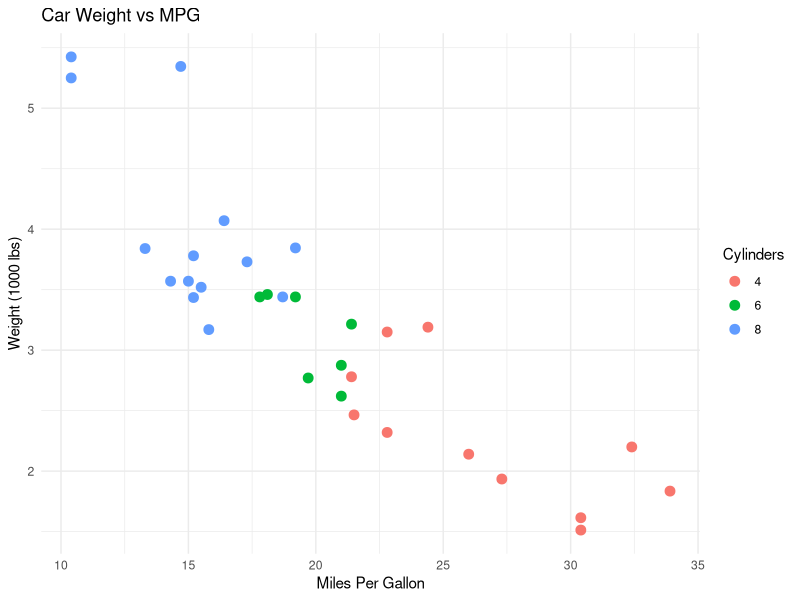
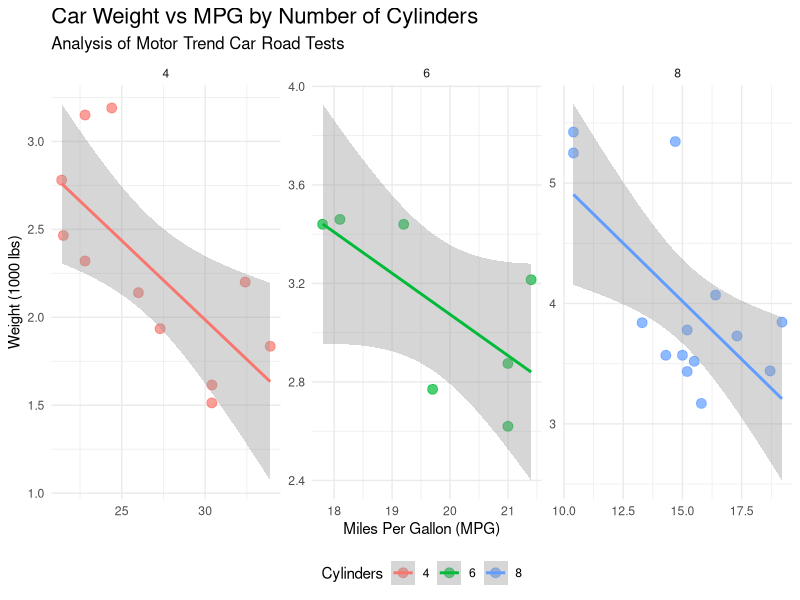

The R script that drew these images, in order:
## ---- chunk 1
# Set global options for all code chunks in this document
# echo = TRUE means code will be displayed along with its output
knitr::opts_chunk$set(echo = TRUE)
## ---- chunk 2
# Create a simple vector and calculate statistics
x <- 1:10                  # Generate sequence 1 to 10
mean(x)                    # Calculate mean
sd(x)                     # Calculate standard deviation
summary(x)                # Generate summary statistics
## ---- chunk 3
# Load required packages
library(tidyverse)

# Create an example plot
ggplot(mtcars, aes(x = mpg, y = wt, color = factor(cyl))) +
  geom_point(size = 3) +                          # Add points
  labs(title = "Car Weight vs MPG",               # Add labels
       x = "Miles Per Gallon",
       y = "Weight (1000 lbs)",
       color = "Cylinders") +
  theme_minimal()                                 # Use minimal theme
## ---- chunk 4
# Load all required packages at start
library(tidyverse)      # For data manipulation and visualization
library(knitr)         # For nice tables
## ---- chunk 5
# Prepare data for analysis
data <- mtcars %>%
  select(mpg, wt, cyl) %>%     # Select relevant columns
  filter(mpg > 20) %>%         # Filter for high MPG
  mutate(                      # Create new variables
    efficiency = mpg/wt,
    cyl = factor(cyl)
  )
## ---- chunk 6
# Create a professional visualization
ggplot(mtcars, aes(x = mpg, y = wt, color = factor(cyl))) +
  geom_point(size = 3, alpha = 0.7) +            # Add points with transparency
  geom_smooth(method = "lm", se = TRUE) +        # Add trend line with CI
  facet_wrap(~cyl, scales = "free") +            # Split by cylinders
  labs(
    title = "Car Weight vs MPG by Number of Cylinders",
    subtitle = "Analysis of Motor Trend Car Road Tests",
    x = "Miles Per Gallon (MPG)",
    y = "Weight (1000 lbs)",
    color = "Cylinders"
  ) +
  theme_minimal() +                              # Use minimal theme
  theme(
    legend.position = "bottom",                  # Move legend
    plot.title = element_text(size = 16),        # Customize text
    plot.subtitle = element_text(size = 12)
  )
## ---- chunk 7
# Create a formatted table
library(knitr)
mtcars %>%
  head() %>%                           # Take first 6 rows
  select(mpg, cyl, wt, hp) %>%        # Select key columns
  kable(
    caption = "Sample of Motor Trend Car Data",
    digits = 2,                        # Round numbers
    align = c('r', 'c', 'r', 'r')     # Align columns
  )
